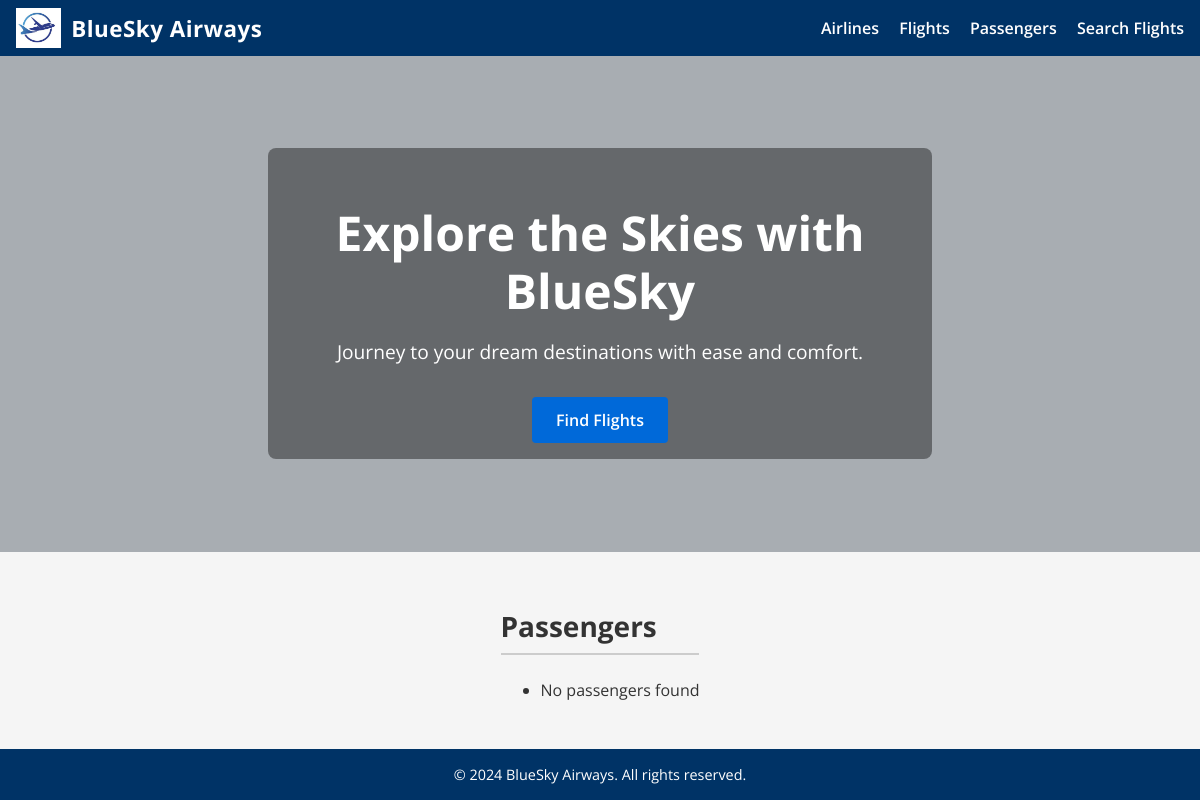
Before: /final_project/passengers/ with the older database file.
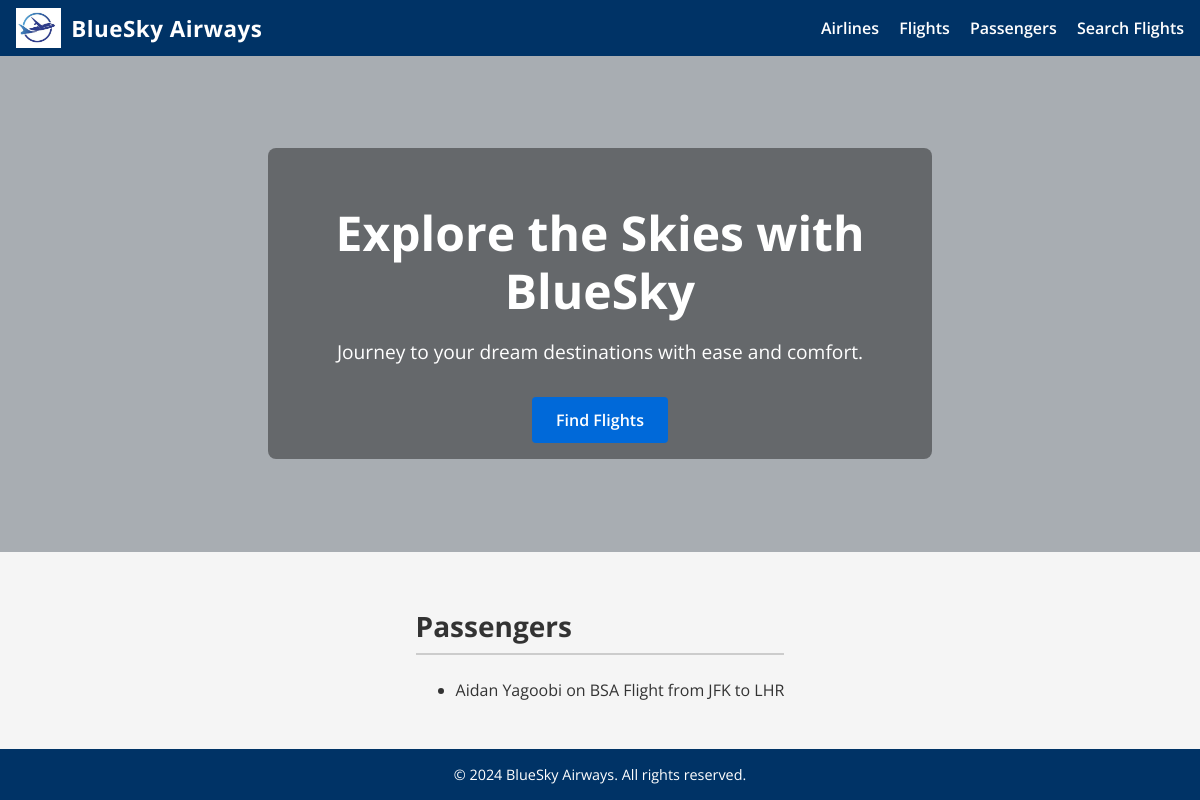
After: the same page with the newer database file.
### final_project/models.py (models this page shows, shortened)
class Passenger(models.Model):
    first_name = models.CharField(max_length=50, help_text="The passenger's first name.")
    last_name = models.CharField(max_length=50, help_text="The passenger's last name.")
    flight = models.ForeignKey(
        Flight,
        on_delete=models.CASCADE,
        related_name='passengers',
        help_text="The flight this passenger is booked on."
    )
    def __str__(self):
        return f"{self.first_name} {self.last_name} on {self.flight}"

class Flight(models.Model):
    airline = models.ForeignKey(
        Airline,
        on_delete=models.CASCADE,
        related_name='flights',
        help_text="The airline operating this flight."
    )
    origin = models.ForeignKey(
        Airport,
        on_delete=models.CASCADE,
        related_name='departing_flights',
        help_text="The originating airport of the flight."
    )
    destination = models.ForeignKey(
        Airport,
        on_delete=models.CASCADE,
        related_name='arriving_flights',
        help_text="The destination airport of the flight."
    )
    departure_time = models.DateTimeField(help_text="When the flight is scheduled to depart.")
    arrival_time = models.DateTimeField(help_text="When the flight is scheduled to arrive.")
    def __str__(self):
        return f"{self.airline.code} Flight from {self.origin.code} to {self.destination.code}"

class Airline(models.Model):
    name = models.CharField(max_length=100)
    code = models.CharField(max_length=10, unique=True)

class Airport(models.Model):
    code = models.CharField(max_length=10, unique=True)
    city = models.CharField(max_length=100)
    country = models.CharField(max_length=100)

### final_project/views.py (the view)
# urls.py: path('passengers/', PassengerListView.as_view(), name='passenger_list'),
class PassengerListView(ListView):
    model = Passenger
    template_name = 'final_project/passenger_list.html'
    context_object_name = 'passengers'

### final_project/templates/final_project/passenger_list.html
{% extends 'final_project/base.html' %}
{% block content %}
<h2>Passengers</h2>
<ul>
    {% for passenger in passengers %}
    <li>{{ passenger }}</li>
    {% empty %}
    <li>No passengers found</li>
    {% endfor %}
</ul>
{% endblock %}

Changed rows visible on the page:
added Passenger: first_name+last_name+flight "Aidan Yagoobi on BSA Flight from JFK to LHR"
Other visible differences:
text no longer shown: "No passengers found"
